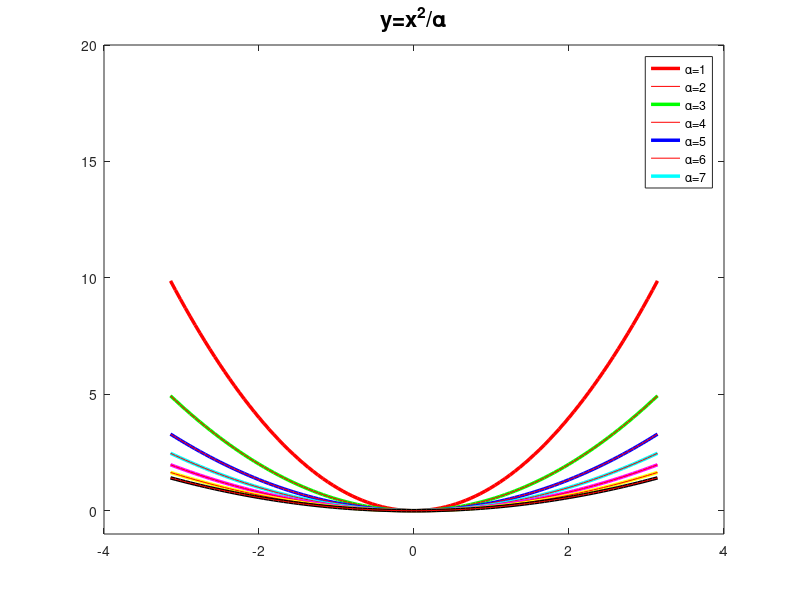

The MATLAB source for this figure:
clc,clear
x=linspace(-pi,pi);
c='rgbcmyk';
figure
for a=1:7
    y=(x.^2)./a;
    plot(x,y,c(a),'linewidth',2.5);
    hold on
    plot(x,y,'r')
end
ylim([-1,20])
title('y=x^2/\alpha','fontsize',16)
legend('\alpha=1','\alpha=2','\alpha=3','\alpha=4','\alpha=5','\alpha=6','\alpha=7')